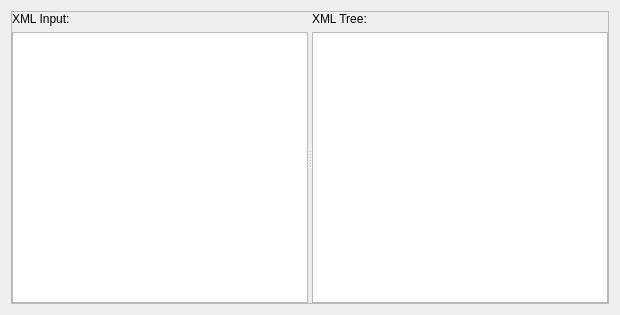
<?xml version="1.0" encoding="UTF-8"?>
<ui version="4.0">
 <class>UiXmlTree</class>
 <widget class="QWidget" name="UiXmlTree">
  <property name="geometry">
   <rect>
    <x>0</x>
    <y>0</y>
    <width>620</width>
    <height>315</height>
   </rect>
  </property>
  <property name="windowTitle">
   <string>XML/DOM Tree Viewer</string>
  </property>
  <layout class="QGridLayout" name="gridLayout">
   <item row="0" column="0">
    <widget class="QSplitter" name="splitter">
     <property name="autoFillBackground">
      <bool>false</bool>
     </property>
     <property name="styleSheet">
      <string notr="true">border-color: red; image: none;</string>
     </property>
     <property name="frameShape">
      <enum>QFrame::StyledPanel</enum>
     </property>
     <property name="frameShadow">
      <enum>QFrame::Raised</enum>
     </property>
     <property name="midLineWidth">
      <number>2</number>
     </property>
     <property name="orientation">
      <enum>Qt::Horizontal</enum>
     </property>
     <property name="opaqueResize">
      <bool>true</bool>
     </property>
     <widget class="QWidget" name="verticalLayoutWidget">
      <layout class="QVBoxLayout" name="verticalLayout_XmlInput">
       <item>
        <widget class="QLabel" name="label">
         <property name="text">
          <string>XML Input:</string>
         </property>
        </widget>
       </item>
       <item>
        <widget class="QPlainTextEdit" name="plainTextEdit">
         <property name="styleSheet">
          <string notr="true"/>
         </property>
         <property name="placeholderText">
          <string/>
         </property>
        </widget>
       </item>
      </layout>
     </widget>
     <widget class="QWidget" name="verticalLayoutWidget_2">
      <layout class="QVBoxLayout" name="verticalLayout_XmlTree">
       <item>
        <widget class="QLabel" name="label_2">
         <property name="text">
          <string>XML Tree:</string>
         </property>
        </widget>
       </item>
       <item>
        <widget class="QTreeView" name="treeView"/>
       </item>
      </layout>
     </widget>
    </widget>
   </item>
  </layout>
 </widget>
 <resources/>
 <connections/>
</ui>
